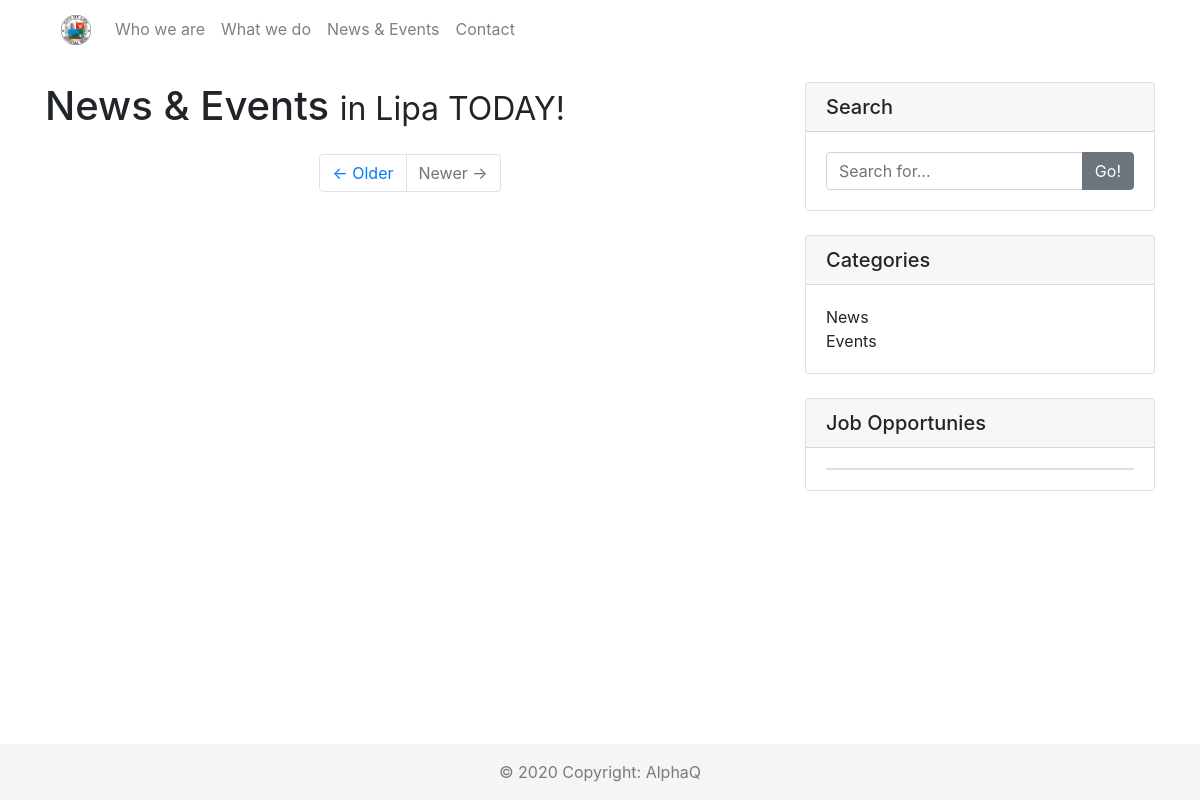
/news_and_events/, run on an earlier commit of the app's database.
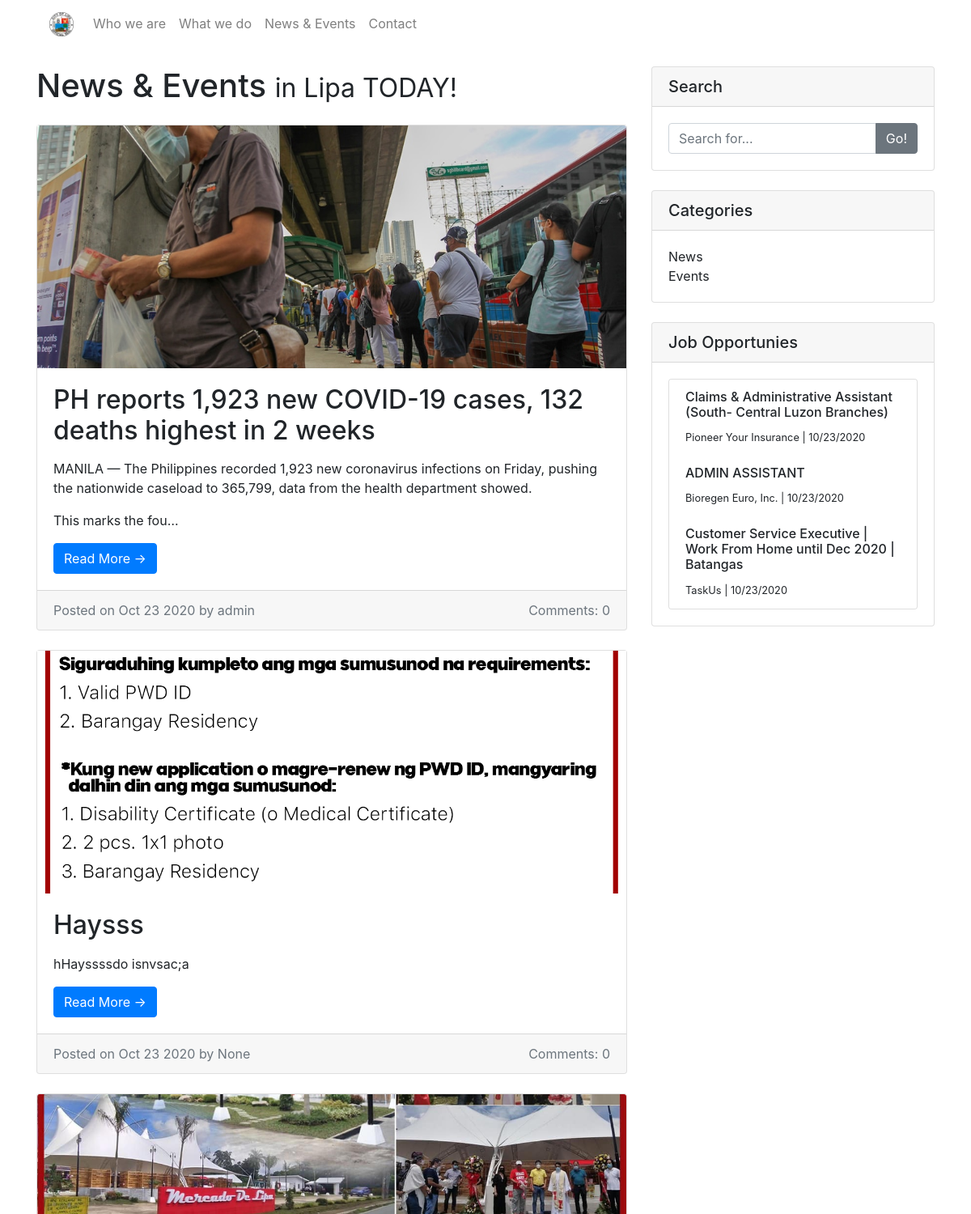
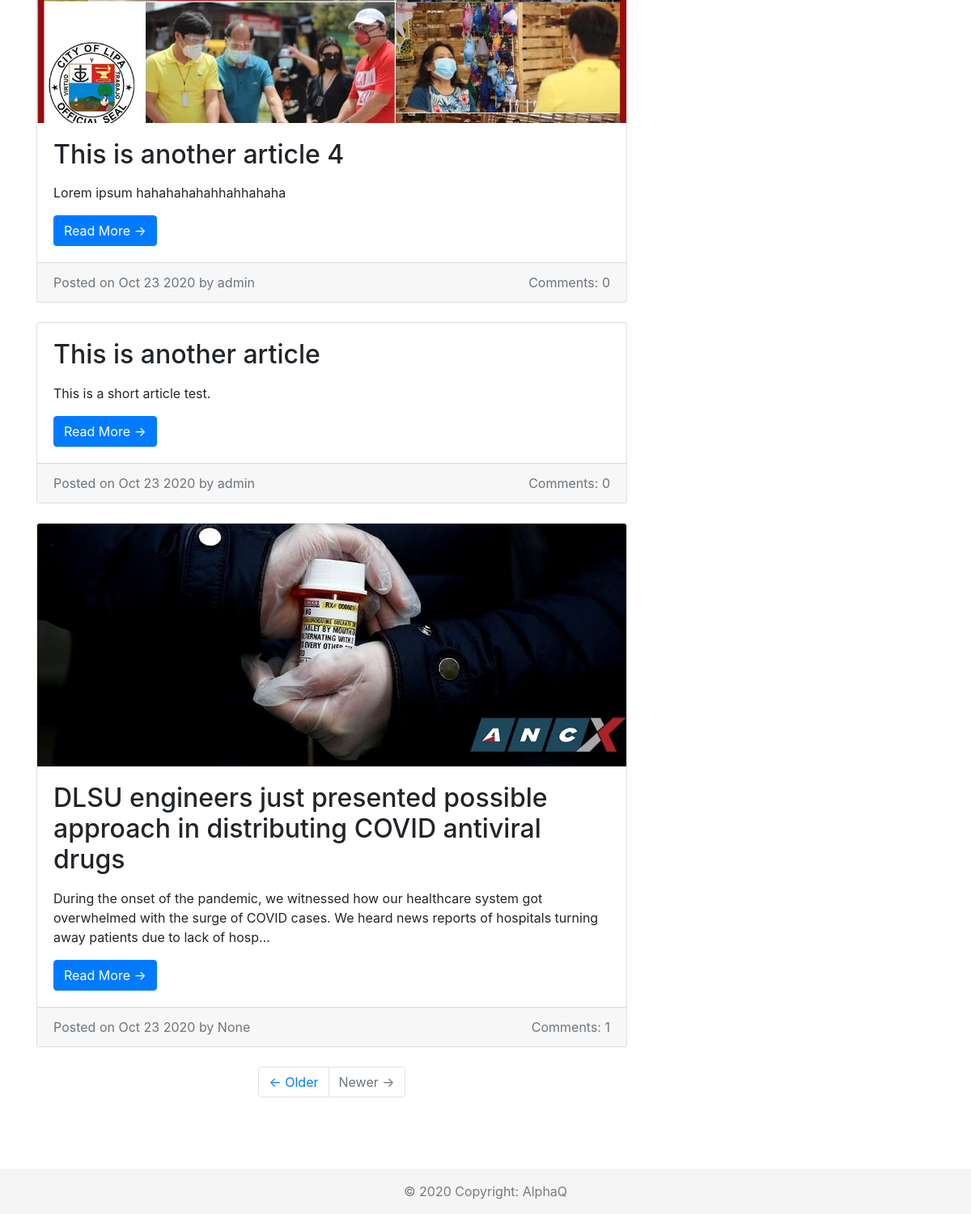
And on a later commit of the database (2 pictures, top to bottom).
### pages/models.py (models this page shows, shortened)
class Category(models.Model):
    title = models.TextField(max_length=200)
    class Meta:
        verbose_name = 'category'
        verbose_name_plural = 'categories'

class Article(models.Model):
    title = models.TextField(max_length=200)
    slug = models.SlugField(allow_unicode=True, unique=True, editable=False,
                            default='lipa_city_article')
    author = models.ForeignKey(User, on_delete=models.SET_NULL,
                               null=True, editable=False)
    created_date = models.DateTimeField(default=timezone.now)
    published_date = models.DateTimeField('Date Published', blank=True,
                                          null=True)
    category = models.ForeignKey(Category, on_delete=models.SET_NULL,
                                 null=True)	 # foreign key
    hero_image = models.ImageField(upload_to='article_photos/',
                                   blank=True)
    body_text = RichTextField(blank=True, null=True)
    def approve_comments(self):
        return self.comments.filter(approved_comment=True)

class Job(models.Model):
    title = models.TextField(max_length=200)
    company = models.TextField(max_length=200, blank=True)
    link = models.URLField()
    is_open = models.BooleanField(default=True)
    created_date = models.DateTimeField(default=timezone.now)

### pages/views.py (the view)
# urls.py: path('', views.ArticleListView.as_view(), name='article_list'),
class ArticleListView(ListView):
    model = Article
    def get_queryset(self):
        category = self.request.GET.get('category')
        search = self.request.GET.get('search')
        articles = Article.objects.filter(published_date__lte=timezone.now()) \
            .order_by('-published_date')
        if category:
            articles = articles.filter(category__title=category)
        if search:
            articles = articles.filter(
                Q(title__icontains=search) | Q(body_text__icontains=search)
                | Q(category__title__icontains=search)
            )
        return articles
    def get_context_data(self, **kwargs):
        context = super().get_context_data(**kwargs)
        categories = Category.objects.all()[:10]
        jobs = Job.objects.filter(
                Q(created_date__lte=timezone.now()) & Q(is_open=True)
                ).order_by('-created_date')[:10]
        context['jobs'] = jobs
        context['categories'] = categories
        context['page_title'] = 'Articles'
        return context

### pages/templates/pages/article_list.html
{% extends 'base.html' %}
{% block content %}
<div class="row">
  <div class="col-md-8">
    <h1 class="my-4">News & Events
      <small>in Lipa TODAY!</small>
    </h1>
    {% for article in article_list %}
    <a href="{% url 'article_detail' slug=article.slug %}">
      <div class="card mb-4">
        {% if article.hero_image %}
          <img class="card-img-top" src="{{ article.hero_image.url }}" alt="Card image cap" length='750' width='300'>
        {% endif %}
        <div class="card-body">
          <h2 class="card-title">{{ article.title }}</h2>
          <p class="card-text">{{ article.body_text|truncatechars:200 |safe }}</p>
          <a href="{% url 'article_detail' slug=article.slug %}" class="btn btn-primary">Read More &rarr;</a>
        </div>
        <div class="card-footer text-muted">
          <div class="row justify-content-between">
            <div class="col-6">
              Posted on {{ article.published_date|date:"M d Y"}} by {{ article.author }}
            </div>
            <div class="col-4">
              <div class="float-right">Comments: {{ article.approve_comments.count }}</div>
            </div>
          </div>
        </div>
      </div>
    </a>
    {% endfor %}
    <ul class="pagination justify-content-center mb-4">
      <li class="page-item">
        <a class="page-link" href="#">&larr; Older</a>
      </li>
      <li class="page-item disabled">
        <a class="page-link" href="#">Newer &rarr;</a>
      </li>
    </ul>
  </div>
  <div class="col-md-4">
    <div class="card my-4">
      <h5 class="card-header">Search</h5>
      <div class="card-body">
        <form action="{% url 'article_list' %}" method="get">
          <div class="input-group">
            <input name='search' type="text" class="form-control" placeholder="Search for...">
            <span class="input-group-append">
              <button class="btn btn-secondary" type="submit">Go!</button>
            </span>
          </div>
        </form>
      </div>
    </div>
    <div class="card my-4">
      <h5 class="card-header">Categories</h5>
      <div class="card-body">
        <div class="row">
          <div class="col-lg-6">
            <ul class="list-unstyled mb-0">
              {% for category in categories %}
              <li>
                <a href="{% url 'article_list' %}?category={{ category.title }}">{{ category.title }}</a>
              </li>
              {% endfor %}
            </ul>
          </div>
        </div>
      </div>
    </div>
    <div class="card my-4">
      <h5 class="card-header">Job Opportunies</h5>
      <div class="card-body">
        <div class="card">
          <ul class="list-group list-group-flush">
            {% for job in jobs %}
            <a href="{{ job.link }}">
              <li class="list-group-item">
                <div class="media">
                  <div class="media-body">
                    <h6 class="mt-0">{{ job.title }}</h6>
                    <small>
                      {{ job.company }} |
                      {{ job.created_date|date:"m/d/Y" }}
                    </small>
                  </div>
                </div>
              </li>
            </a>
            {% endfor %}
          </ul>
        </div>
      </div>
    </div>
  </div>
</div>
{% endblock %}

What changed in the data, as far as the page shows it:
now on this page (row edited): Article: hero_image (picture), title "PH reports 1,923 new COVID-19 cases, 132 deaths highest in 2 weeks", body_text "MANILA — The Philippines recorded 1,923 new coronavirus infections on Friday, pushing the nationwide caseload to 365,799, data from the health department showed. This marks the fou…", published_date "Oct 23 2020", author "admin", approve_comments.count "0"
now on this page (row edited): Article: hero_image (picture), title "Haysss", body_text "hHayssssdo isnvsac;a", published_date "Oct 23 2020", author "None", approve_comments.count "0"
now on this page (row edited): Article: hero_image (picture), title "This is another article 4", body_text "Lorem ipsum hahahahahahhahhahaha", published_date "Oct 23 2020", author "admin", approve_comments.count "0"
now on this page (row edited): Article: title "This is another article", body_text "This is a short article test.", published_date "Oct 23 2020", author "admin", approve_comments.count "0"
now on this page (row edited): Article: hero_image (picture), title "DLSU engineers just presented possible approach in distributing COVID antiviral drugs", body_text "During the onset of the pandemic, we witnessed how our healthcare system got overwhelmed with the surge of COVID cases. We heard news reports of hospitals turning away patients due to lack of hosp…", published_date "Oct 23 2020", author "None", approve_comments.count "1"
added Job: title "Claims & Administrative Assistant (South- Central Luzon Branches)", company "Pioneer Your Insurance", created_date "10/23/2020"
added Job: title "ADMIN ASSISTANT", company "Bioregen Euro, Inc.", created_date "10/23/2020"
added Job: title "Customer Service Executive | Work From Home until Dec 2020 | Batangas", company "TaskUs", created_date "10/23/2020"
